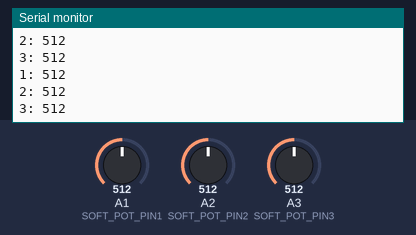
Simulated run of this sketch. Board: Arduino Uno, built with avr-gcc and run on an emulated ATmega328P. Parts: the last lines printed to the serial monitor. Inputs (shaded band) come from the test bench; at power-on: A1 (SOFT_POT_PIN1) = 512, A2 (SOFT_POT_PIN2) = 512, A3 (SOFT_POT_PIN3) = 512.

Above: at 1.8 s.
1.9 s: A1 (SOFT_POT_PIN1) set to 716
At 2.5 s:
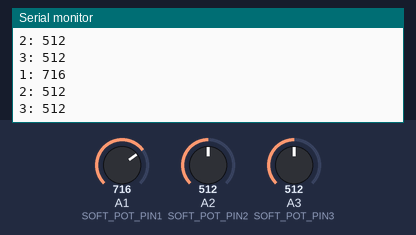
3.4 s: A2 (SOFT_POT_PIN2) set to 716
At 4.7 s:
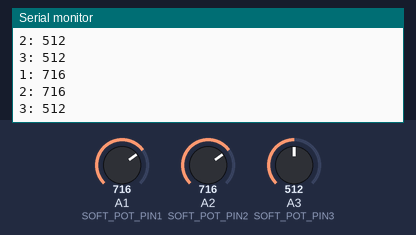
4.9 s: A3 (SOFT_POT_PIN3) set to 716
At 5.8 s:
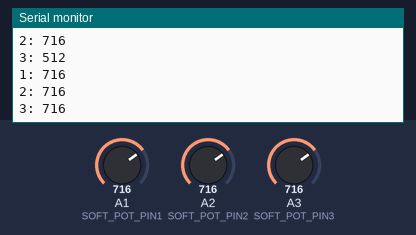
6.4 s: A1 (SOFT_POT_PIN1) set to 900
At 7.6 s:
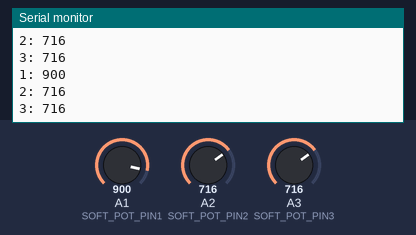
7.9 s: A2 (SOFT_POT_PIN2) set to 900
At 8.4 s:
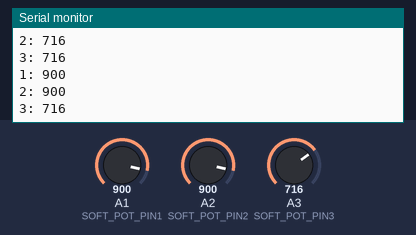
9.4 s: A3 (SOFT_POT_PIN3) set to 900
At 10.8 s:
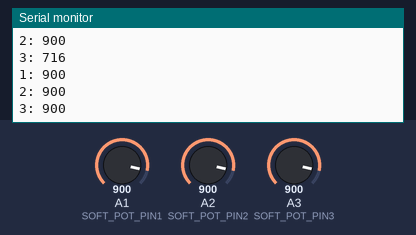
Timing chart, 0 to 11.9 s (numbered marks = the images above; inputs shaded):
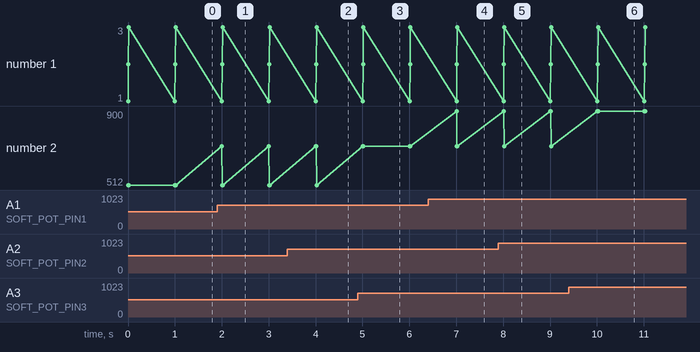

Measured:
- after the input at 1.9 s, the serial monitor: prints a new line after 0.10 s (image 1)
- after the input at 3.4 s, the serial monitor: prints a new line after 0.61 s (image 2)
- after the input at 4.9 s, the serial monitor: prints a new line after 0.12 s (image 3)
- after the input at 6.4 s, the serial monitor: prints a new line after 0.61 s (image 4)
- after the input at 7.9 s, the serial monitor: prints a new line after 0.12 s (image 5)
- after the input at 9.4 s, the serial monitor: prints a new line after 0.63 s (image 6)

The sketch:

forceSensorCode.ino
```cpp
/*
Force sensor reading code

Senses the amount of force applied to the linear soft pot reading by reading out an analog voltage
Reads up to 3N of Force
Example sketch for SparkFun's soft membrane potentiometer
  (https://www.sparkfun.com/products/8680)

- Connect the softpot's outside pins to 5V and GND (the outer pin with an arrow
indicator should be connected to GND).
- Connect the middle pin to A0.

As the voltage output of the softpot changes, a line graph printed to the
serial monitor should match the wiper's position.

Development environment specifics:
Arduino 1.6.7
******************************************************************************/
// const int SOFT_POT_PIN0 = A4; // Pin connected to softpot wiper FORCE SENSOR NOT WORKING
const int SOFT_POT_PIN1 = A1; // Pin connected to softpot wiper
const int SOFT_POT_PIN2 = A2; // Pin connected to softpot wiper
const int SOFT_POT_PIN3 = A3; // Pin connected to softpot wiper


const int GRAPH_LENGTH = 40; // Length of line graph

void setup()
{
  Serial.begin(9600);
  // pinMode(SOFT_POT_PIN0, INPUT);
  pinMode(SOFT_POT_PIN1, INPUT);
  pinMode(SOFT_POT_PIN2, INPUT);
  pinMode(SOFT_POT_PIN3, INPUT);
}

void loop()
{
  // Read in the soft pot's ADC value
  // int softPotADC0 = analogRead(SOFT_POT_PIN0);
  int softPotADC1 = analogRead(SOFT_POT_PIN1);
  int softPotADC2 = analogRead(SOFT_POT_PIN2);
  int softPotADC3 = analogRead(SOFT_POT_PIN3);

  // Map the 0-1023 value to 0-40
  // int softPotPosition = map(softPotADC, 0, 1023, 0, GRAPH_LENGTH);

  // Print a line graph:
  // Serial.print("<"); // Starting end
  // for (int i=0; i<GRAPH_LENGTH; i++)
  // {
  //   if (i == softPotPosition) Serial.print("|");
  //   else Serial.print("-");
  // }
  // Serial.println("> (" + String(softPotADC) + ")");

  // if (softPotADC0 > 10) { // noise
  //   Serial.println("0: " + String(softPotADC0));
  // }
  if (softPotADC1 > 10) {
    Serial.println("1: " + String(softPotADC1));
  }
  if (softPotADC2 > 10) {
    Serial.println("2: " + String(softPotADC2));
  }
  if (softPotADC3 > 10) {
    Serial.println("3: " + String(softPotADC3));
  }

  delay(1000);
}
```
